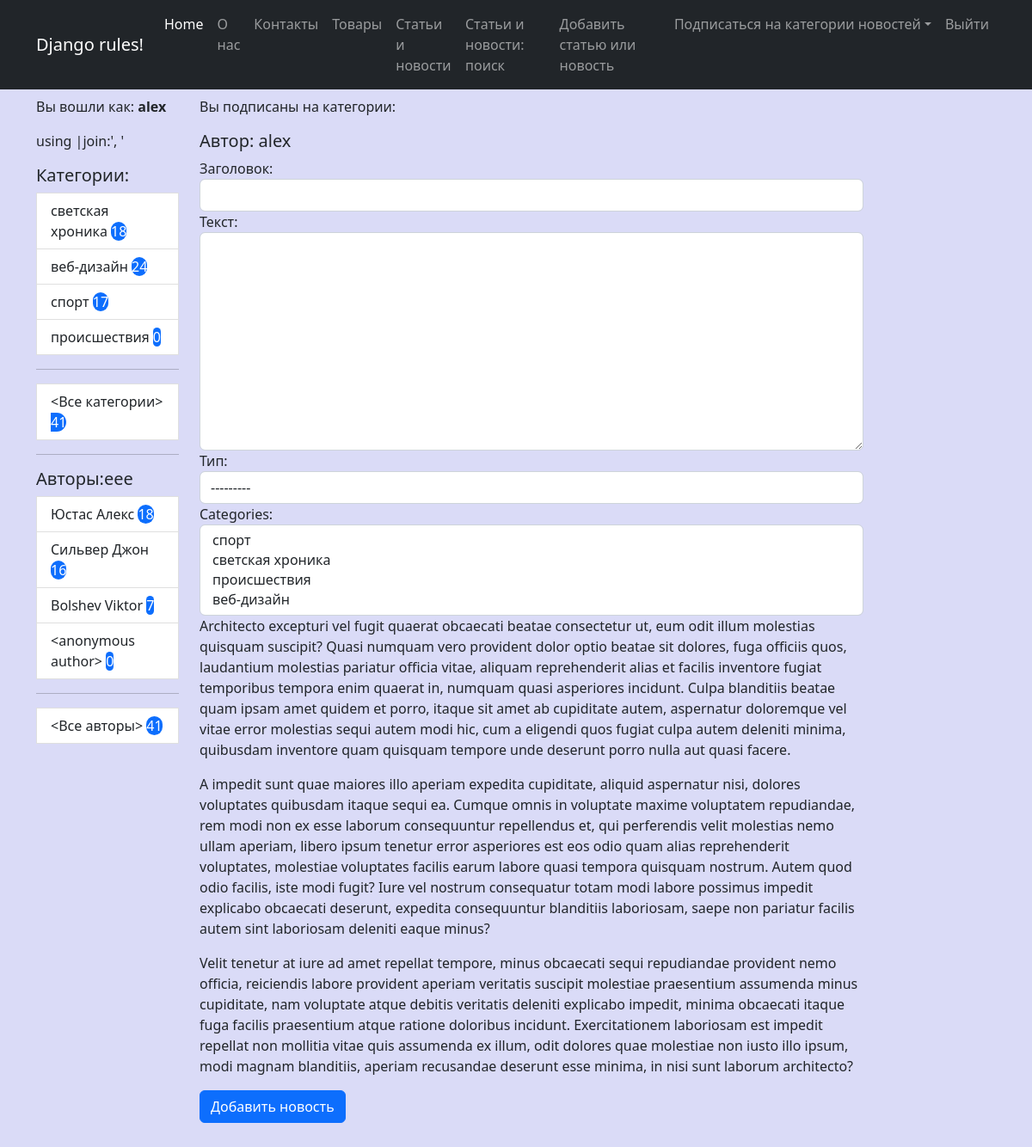
The app's page /add/ (signed in) with its own data.
### news/models.py (models this page shows, shortened)
class Category(m.Model):
    name = m.CharField(max_length=30, unique=True, verbose_name="Категория")
    user = m.ManyToManyField(User, through='UserCategory')
    def get_absolute_url(self):
        return reverse_lazy('news_by_cat', kwargs = {'pk':self.id})
    def __str__(self) -> str:
        return self.name
    class Meta:
        ordering = ['-name']
        verbose_name = "Категория"
        verbose_name_plural = 'Категории'

class Author(m.Model):
    user = m.OneToOneField(User, on_delete=m.CASCADE)
    rating = m.SmallIntegerField(default=0, verbose_name='Рейтинг')
    def get_absolute_url(self):
        return reverse_lazy('news_by_author', kwargs = {'pk':self.id})
    def __str__(self) -> str:
        name = f"{self.user.last_name} {self.user.first_name}".strip()
        name = '<anonymous author>' if not name else name
        return name

### news/views.py (the view, shortened to what this page needs)
# urls.py: path('add/', NewsCreate.as_view(), name='add_news'),
class NewsCreate(LoginRequiredMixin, PermissionRequiredMixin, CreateView):
    template_name = 'news/news_create.html'
    form_class = NewsForm
    permission_required = ('news.add_post', )
    def get_context_data(self, **kwargs):
        context = super().get_context_data(**kwargs)
        context['is_not_author'] = not self.request.user.groups.filter(name = 'authors').exists()
        context['categories'] = Category.objects.annotate(cnt=Count('post'))
        context['news_count'] = Post.objects.all().count
        context['authors'] = Author.objects.annotate(cnt=Count('post'))
        current_user = User.objects.get(pk=self.request.user.id)
        return context

### news/forms.py
class NewsForm(forms.ModelForm):
    class Meta:
        model = Post
        fields = ['title', 'content', 'type', 'categories']
        widgets = {
            'title': forms.TextInput(attrs={'class': 'form-control',}),
            'author': forms.Select(attrs={'class': 'form-control'}),
            'content': forms.Textarea(attrs={'class': 'form-control', 'rows':10 }),
            'type': forms.Select(attrs={'class': 'form-control'}),
            'categories': forms.SelectMultiple(attrs={'class': 'form-control'}),
        }

### news/templates/news/news_create.html (shortened to what this page needs)
{% extends 'base.html' %}
{% load custom_filters %}
{% block content %}
<h5>Автор: {{ request.user.username }}</h5>
<form method="POST">
    {{ form }}
    {% lorem 3 p random %}
    <button type="submit" class="btn btn-primary">Добавить новость</button>
</form>
{% endblock content %}

### templates/base.html (shortened to what this page needs)
{% load static %}
{% load custom_filters %}
<!DOCTYPE html>
<html lang="en">
    <head>
        <link href="https://cdn.jsdelivr.net/npm/bootstrap@5.2.1/dist/css/bootstrap.min.css" rel="stylesheet">
        <link href="https://getbootstrap.com/docs/5.2/assets/css/docs.css" rel="stylesheet">
        <link href="{% static 'css/my_style.css' %}" rel="stylesheet" type="text/css">
    </head>
    <body>
        {% include 'inc/_navbar.html' %}
        <div class="container">
            <div class="row mt-2">
                <div class="col-lg-2">
                    <p>Вы вошли как: <b>{{ request.user.username }}</b>
                        <p>{{ cats_by_user|join:', '}}</p><span class="comment">using |join:', '</span>
                    </p>
                    {% include 'inc/_sidebar.html' %}
                </div>
                <div class="col-lg-10">
                    <p>Вы подписаны на категории:
                    </p>
                    <div class="col-lg-10 text-start">
                        {% block content %}{% endblock content %}
                    </div>
                </div>
            </div>
        </div>
    </body>
</html>

### templates/inc/_sidebar.html
<div class="list-group">
    <h5>Категории:</h5>
    <div class="col-lt-1">
        {% for cat in categories %}
        <a href="{{ cat.get_absolute_url }}" class="list-group-item list-group-item-action" aria-current="true">
        {{ cat.name }} <span class="'badge rounded-pill text-bg-primary">{{ cat.cnt }}</span>
        </a>
        {% endfor %}
        <hr>
        <a href="{% url 'all_news' %}" class="list-group-item list-group-item-action" aria-current="true">
            <Все категории> <span class="'badge rounded-pill text-bg-primary"> {{ news_count }}</span>
        </a>
    </div>
</div>
<hr>
<h5>Авторы:eee</h5>
<div class="list-group">
    <div class="col-lt-1">
        {% for auth in authors %}
        <a href="{{ auth.get_absolute_url }}" class="list-group-item list-group-item-action" aria-current="true">
        {{ auth|default:'anonymous' }} <span class="'badge rounded-pill text-bg-primary"> {{ auth.cnt }}</span>
        </a>
        {% endfor %}
        <hr>
        <a href="{% url 'all_news' %}" class="list-group-item list-group-item-action" aria-current="true">
            <Все авторы> <span class="'badge rounded-pill text-bg-primary"> {{ news_count }}</span>
        </a>
    </div>
</div>

### static/css/my_style.css (style rules this page uses)
body { background-color: rgb(218, 219, 247); }

### records on screen
Category: name "светская хроника", cnt "18"
Category: name "веб-дизайн", cnt "24"
Category: name "спорт", cnt "17"
Category: name "происшествия", cnt "0"
Author: user.first_name "Юстас Алекс", cnt "18"
Author: user.first_name "Сильвер Джон", cnt "16"
Author: user.first_name "Bolshev Viktor", cnt "7"
Author: user.first_name "<anonymous author>", cnt "0"

### other values on screen
{{ request.user.username }} "alex"
{{ news_count }} "41"
